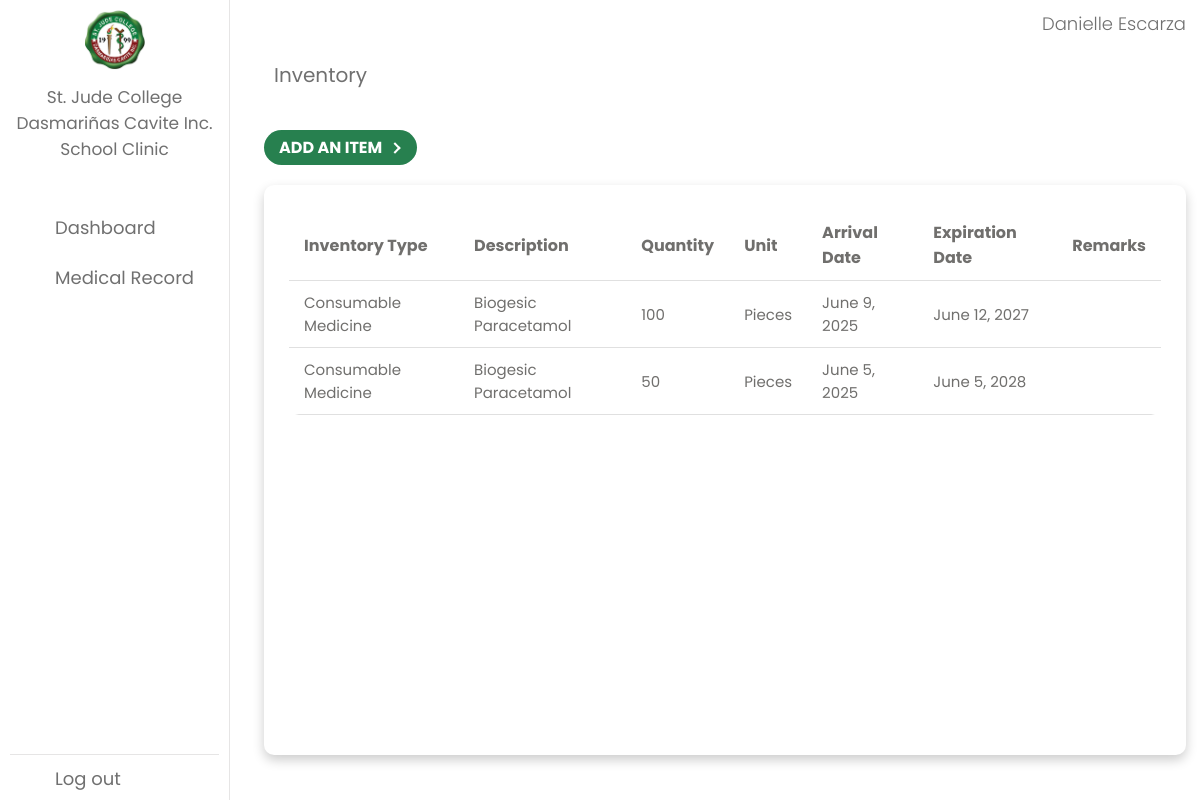
Before: /inventory/ (signed in) with the older database file.
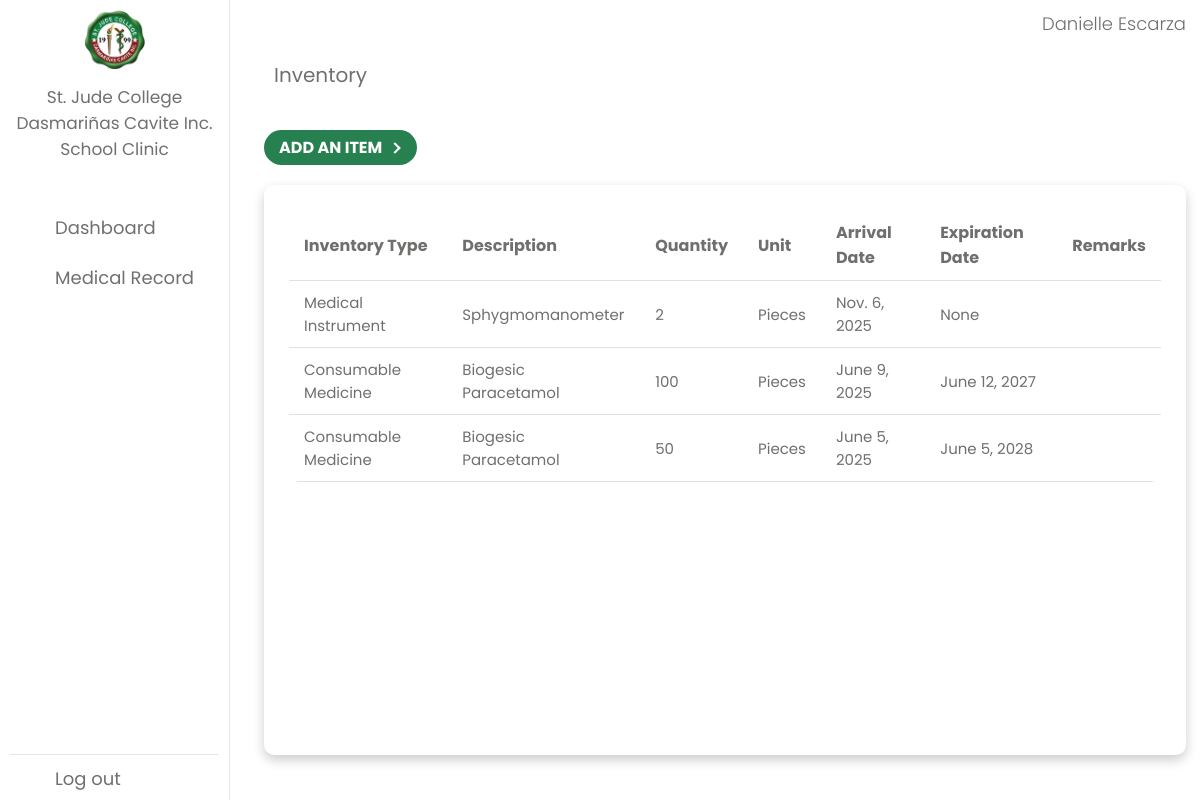
After: the same page with the newer database file.
### app/models.py (models this page shows, shortened)
class Inventory(models.Model):
    INVENTORY_TYPE_CHOICES = [
        ("consumable_medicine", "Consumable Medicine"),
        ("medical_supply", "Medical Supply"),
        ("medical_instrument", "Medical Instrument"),
    ]
    inventory_type = models.CharField(
        max_length=50, choices=INVENTORY_TYPE_CHOICES, default="consumable_medicine"
    )
    description = models.CharField(max_length=255)
    quantity = models.PositiveIntegerField(default=1)
    unit = models.CharField(max_length=255, default="")
    arrival_date = models.DateField(default=datetime.date.today)
    expiration_date = models.DateField(blank=True, null=True)
    remarks = models.TextField(blank=True, null=True)

### app/views.py (the view)
# urls.py: path('inventory/', InventoryListView.as_view(), name='inventory'),
class InventoryListView(ListView):
    model = Inventory
    context_object_name = "inventorys"
    template_name = "app/inventory_list.html"
    ordering = ["-arrival_date"]

### app/templates/app/inventory_list.html (shortened to what this page needs)
{% extends 'app/base.html' %}
{% block content %}
  {% if user.is_authenticated %}
    <div class="dash-content">
      <div class="overview">
        <div class="title">
          <a href="{% url 'inventory' %}"><span class="text">Inventory</span></a>
        </div>
        <div class="clinicvisit-btn">
          <a href="{% url 'inventory_create' %}" class="signup">
            ADD AN ITEM<div class="arrow-wrapper">
              <div class="arrow"></div>
            </div>
          </a>
        </div>
        <div class="table_box">
          <div class="table_container">
            <table>
              <tr>
                <th>Inventory Type</th>
                <th>Description</th>
                <th>Quantity</th>
                <th>Unit</th>
                <th>Arrival Date</th>
                <th>Expiration Date</th>
                <th>Remarks</th>
              </tr>
              {% for inventory in inventorys %}
                <tr class="data clickable-row" data-href="{% url 'inventory_update' inventory.pk %}">
                  <td>
                    {% if inventory.inventory_type == 'consumable_medicine' %}
                      Consumable Medicine
                    {% elif inventory.inventory_type == 'medical_supply' %}
                      Medical Supply
                    {% elif inventory.inventory_type == 'medical_instrument' %}
                      Medical Instrument
                    {% else %}
                      {{ inventory.inventory_type }}
                    {% endif %}
                  </td>
                  <td>{{ inventory.description }}</td>
                  <td>{{ inventory.quantity }}</td>
                  <td>{{ inventory.unit }}</td>
                  <td>{{ inventory.arrival_date }}</td>
                  <td>{{ inventory.expiration_date }}</td>
                  <td>{{ inventory.remarks }}</td>
                </tr>
              {% empty %}
                <tr>
                  <td colspan="8" class="no-records">No items found</td>
                </tr>
              {% endfor %}
            </table>
          </div>
        </div>
      </div>
    </div>
  {% endif %}
{% endblock %}

Changed rows visible on the page:
added Inventory: shows "Medical Instrument", description "Sphygmomanometer", quantity "2", unit "Pieces", arrival_date "Nov. 6, 2025", expiration_date "None"
